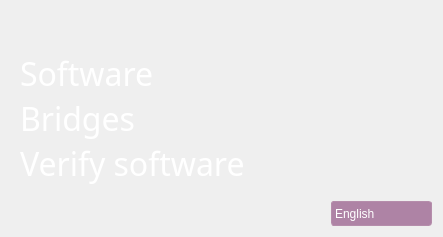
     <widget class="QWidget" name="MainPage">
      <layout class="QHBoxLayout" name="horizontalLayout_6" stretch="1,0">
       <item>
        <layout class="QHBoxLayout" name="horizontalLayout_5">
         <item>
          <layout class="QVBoxLayout" name="verticalLayout_4">
           <item>
            <spacer name="verticalSpacer_2">
             <property name="orientation">
              <enum>Qt::Vertical</enum>
             </property>
             <property name="sizeHint" stdset="0">
              <size>
               <width>20</width>
               <height>40</height>
              </size>
             </property>
            </spacer>
           </item>
           <item>
            <layout class="QVBoxLayout" name="verticalLayout">
             <property name="spacing">
              <number>0</number>
             </property>
             <property name="leftMargin">
              <number>9</number>
             </property>
             <item>
              <layout class="QHBoxLayout" name="horizontalLayout_2">
               <item>
                <widget class="QLabel" name="software_label">
                 <property name="font">
                  <font>
                   <family>Segoe UI Semibold</family>
                   <pointsize>24</pointsize>
                   <weight>50</weight>
                   <bold>false</bold>
                   <underline>false</underline>
                   <strikeout>false</strikeout>
                   <stylestrategy>PreferDefault</stylestrategy>
                   <kerning>true</kerning>
                  </font>
                 </property>
                 <property name="styleSheet">
                  <string notr="true">QLabel {
	color:white;
}
QLabel::hover {
	color:rgb(220, 220, 220);
	bottom:2px;
}</string>
                 </property>
                 <property name="text">
                  <string>Software</string>
                 </property>
                </widget>
               </item>
               <item>
                <spacer name="horizontalSpacer_2">
                 <property name="orientation">
                  <enum>Qt::Horizontal</enum>
                 </property>
                 <property name="sizeHint" stdset="0">
                  <size>
                   <width>40</width>
                   <height>20</height>
                  </size>
                 </property>
                </spacer>
               </item>
              </layout>
             </item>
             <item>
              <layout class="QHBoxLayout" name="horizontalLayout">
               <property name="spacing">
                <number>0</number>
               </property>
               <item>
                <widget class="QLabel" name="bridges_label">
                 <property name="font">
                  <font>
                   <family>Segoe UI Semibold</family>
                   <pointsize>24</pointsize>
                   <weight>50</weight>
                   <bold>false</bold>
                   <underline>false</underline>
                   <strikeout>false</strikeout>
                   <stylestrategy>PreferDefault</stylestrategy>
                   <kerning>true</kerning>
                  </font>
                 </property>
                 <property name="styleSheet">
                  <string notr="true">QLabel {
	color:white;
}
QLabel::hover {
	color:rgb(220, 220, 220);
}</string>
                 </property>
                 <property name="text">
                  <string>Bridges</string>
                 </property>
                </widget>
               </item>
               <item>
                <spacer name="horizontalSpacer">
                 <property name="orientation">
                  <enum>Qt::Horizontal</enum>
                 </property>
                 <property name="sizeHint" stdset="0">
                  <size>
                   <width>40</width>
                   <height>20</height>
                  </size>
                 </property>
                </spacer>
               </item>
              </layout>
             </item>
             <item>
              <widget class="QLabel" name="verify_label">
               <property name="font">
                <font>
                 <family>Segoe UI Semibold</family>
                 <pointsize>24</pointsize>
                 <weight>50</weight>
                 <bold>false</bold>
                 <underline>false</underline>
                 <strikeout>false</strikeout>
                 <stylestrategy>PreferDefault</stylestrategy>
                 <kerning>true</kerning>
                </font>
               </property>
               <property name="styleSheet">
                <string notr="true">QLabel {
	color:white;
}
QLabel::hover {
	color:rgb(220, 220, 220);
}</string>
               </property>
               <property name="text">
                <string>Verify software</string>
               </property>
              </widget>
             </item>
            </layout>
           </item>
           <item>
            <spacer name="verticalSpacer_3">
             <property name="orientation">
              <enum>Qt::Vertical</enum>
             </property>
             <property name="sizeHint" stdset="0">
              <size>
               <width>20</width>
               <height>40</height>
              </size>
             </property>
            </spacer>
           </item>
          </layout>
         </item>
         <item>
          <spacer name="horizontalSpacer_5">
           <property name="orientation">
            <enum>Qt::Horizontal</enum>
           </property>
           <property name="sizeHint" stdset="0">
            <size>
             <width>40</width>
             <height>20</height>
            </size>
           </property>
          </spacer>
         </item>
        </layout>
       </item>
       <item>
        <layout class="QVBoxLayout" name="verticalLayout_3">
         <item>
          <spacer name="verticalSpacer">
           <property name="orientation">
            <enum>Qt::Vertical</enum>
           </property>
           <property name="sizeHint" stdset="0">
            <size>
             <width>20</width>
             <height>40</height>
            </size>
           </property>
          </spacer>
         </item>
         <item>
          <layout class="QHBoxLayout" name="horizontalLayout_4">
           <item>
            <spacer name="horizontalSpacer_4">
             <property name="orientation">
              <enum>Qt::Horizontal</enum>
             </property>
             <property name="sizeHint" stdset="0">
              <size>
               <width>40</width>
               <height>20</height>
              </size>
             </property>
            </spacer>
           </item>
           <item>
            <widget class="QComboBox" name="language_switch">
             <property name="sizePolicy">
              <sizepolicy hsizetype="Fixed" vsizetype="Fixed">
               <horstretch>0</horstretch>
               <verstretch>0</verstretch>
              </sizepolicy>
             </property>
             <property name="minimumSize">
              <size>
               <width>101</width>
               <height>25</height>
              </size>
             </property>
             <property name="maximumSize">
              <size>
               <width>90</width>
               <height>30</height>
              </size>
             </property>
             <property name="styleSheet">
              <string notr="true">QComboBox  {
    border: 1px solid #b58dab;
    border-radius: 3px;
    padding: 1px 18px 1px 3px;
    min-width: 6em;
	background-color: #ae83a5;
	color: white;
	font: 8pt &quot;Segoe UI&quot;;
}
 
QComboBox:editable  {
    background: white;
}
 
QComboBox:!editable, QComboBox::drop-down:editable  {

}
 
/* QComboBox gets the &quot;on&quot; state when the popup is open */
QComboBox:!editable:on, QComboBox::drop-down:editable:on  {

}
 
QComboBox:on  { /* shift the text when the popup opens */

}
 
QComboBox::drop-down  {
    subcontrol-origin: padding;
    subcontrol-position: top right;
	padding-right: 10px;
    width: 12px;
    border-top-right-radius: 3px; /* same radius as the QComboBox */
    border-bottom-right-radius: 3px;
}
 
QComboBox::down-arrow  {
    image: url(:/icons/dropdown.png);
}
 
QComboBox::down-arrow:on  { /* shift the arrow when popup is open */
    top: 1px;
}</string>
             </property>
             <property name="locale">
              <locale language="English" country="UnitedStates"/>
             </property>
             <property name="insertPolicy">
              <enum>QComboBox::NoInsert</enum>
             </property>
             <property name="frame">
              <bool>true</bool>
             </property>
             <item>
              <property name="text">
               <string>English</string>
              </property>
             </item>
             <item>
              <property name="text">
               <string>Русский</string>
              </property>
             </item>
            </widget>
           </item>
          </layout>
         </item>
        </layout>
       </item>
      </layout>
     </widget>
